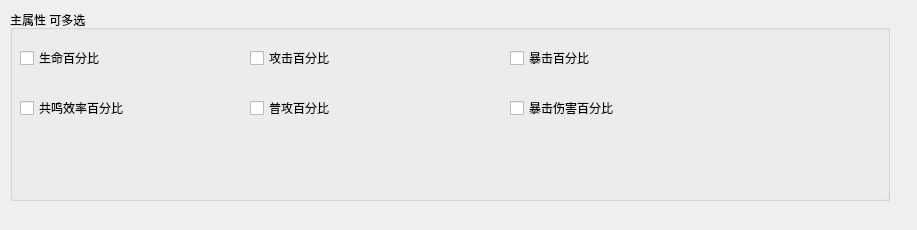
<?xml version="1.0" encoding="UTF-8"?>
<ui version="4.0">
 <class>EntryPanel</class>
 <widget class="QWidget" name="EntryPanel">
  <property name="geometry">
   <rect>
    <x>0</x>
    <y>0</y>
    <width>917</width>
    <height>230</height>
   </rect>
  </property>
  <property name="windowTitle">
   <string>Form</string>
  </property>
  <widget class="QGroupBox" name="groupBox_4">
   <property name="geometry">
    <rect>
     <x>10</x>
     <y>10</y>
     <width>880</width>
     <height>191</height>
    </rect>
   </property>
   <property name="title">
    <string>主属性 可多选</string>
   </property>
   <widget class="QCheckBox" name="checkBox_11">
    <property name="geometry">
     <rect>
      <x>10</x>
      <y>40</y>
      <width>181</width>
      <height>16</height>
     </rect>
    </property>
    <property name="text">
     <string>生命百分比</string>
    </property>
   </widget>
   <widget class="QCheckBox" name="checkBox_12">
    <property name="geometry">
     <rect>
      <x>240</x>
      <y>40</y>
      <width>191</width>
      <height>16</height>
     </rect>
    </property>
    <property name="text">
     <string>攻击百分比</string>
    </property>
   </widget>
   <widget class="QCheckBox" name="checkBox_13">
    <property name="geometry">
     <rect>
      <x>240</x>
      <y>90</y>
      <width>191</width>
      <height>16</height>
     </rect>
    </property>
    <property name="text">
     <string>普攻百分比</string>
    </property>
   </widget>
   <widget class="QCheckBox" name="checkBox_14">
    <property name="geometry">
     <rect>
      <x>500</x>
      <y>40</y>
      <width>251</width>
      <height>16</height>
     </rect>
    </property>
    <property name="text">
     <string>暴击百分比</string>
    </property>
   </widget>
   <widget class="QCheckBox" name="checkBox_15">
    <property name="geometry">
     <rect>
      <x>500</x>
      <y>90</y>
      <width>301</width>
      <height>16</height>
     </rect>
    </property>
    <property name="text">
     <string>暴击伤害百分比</string>
    </property>
   </widget>
   <widget class="QCheckBox" name="checkBox_17">
    <property name="geometry">
     <rect>
      <x>10</x>
      <y>90</y>
      <width>191</width>
      <height>16</height>
     </rect>
    </property>
    <property name="text">
     <string>共鸣效率百分比</string>
    </property>
   </widget>
  </widget>
 </widget>
 <resources/>
 <connections/>
</ui>
